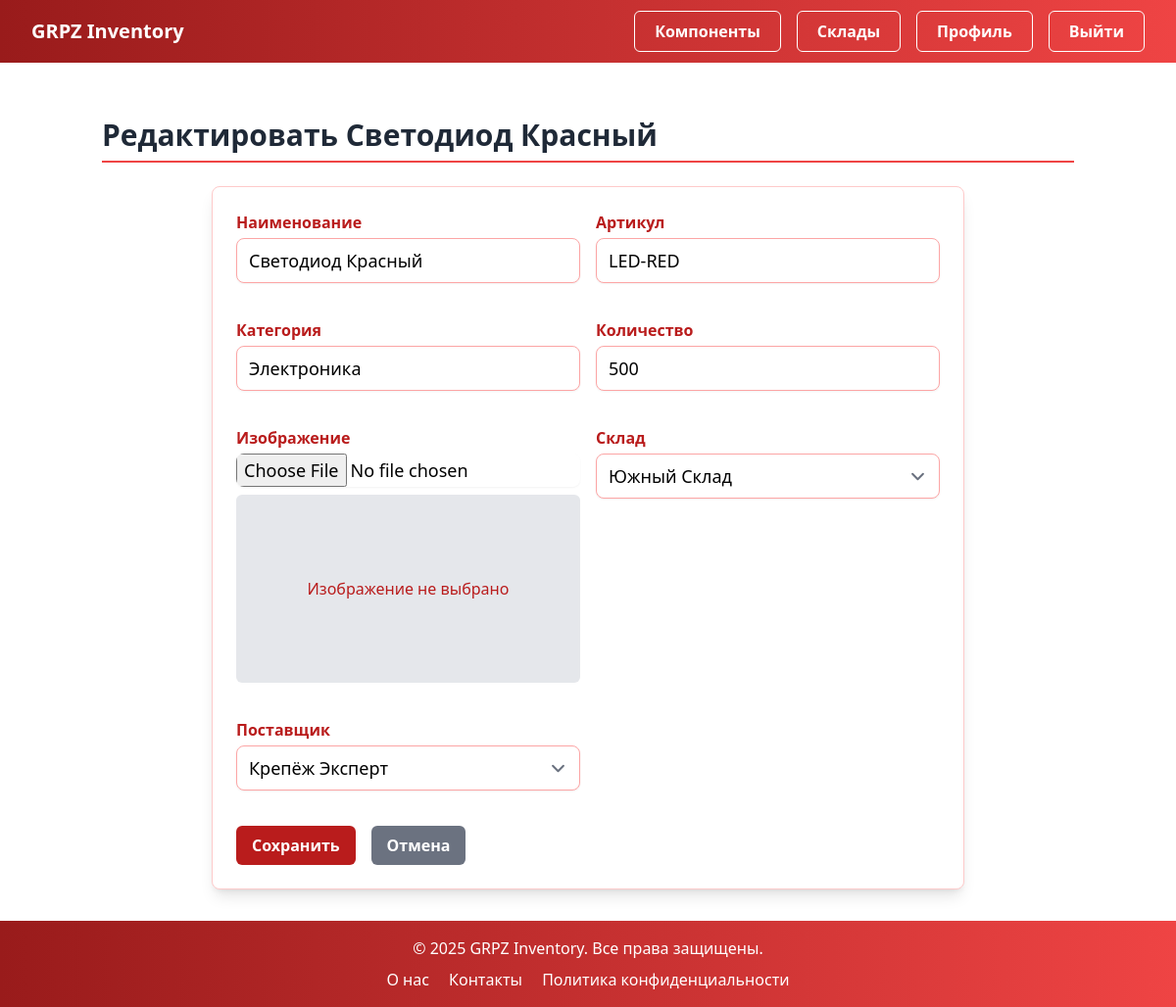
The page /components/5/edit/ (signed in) on the database as committed earlier.
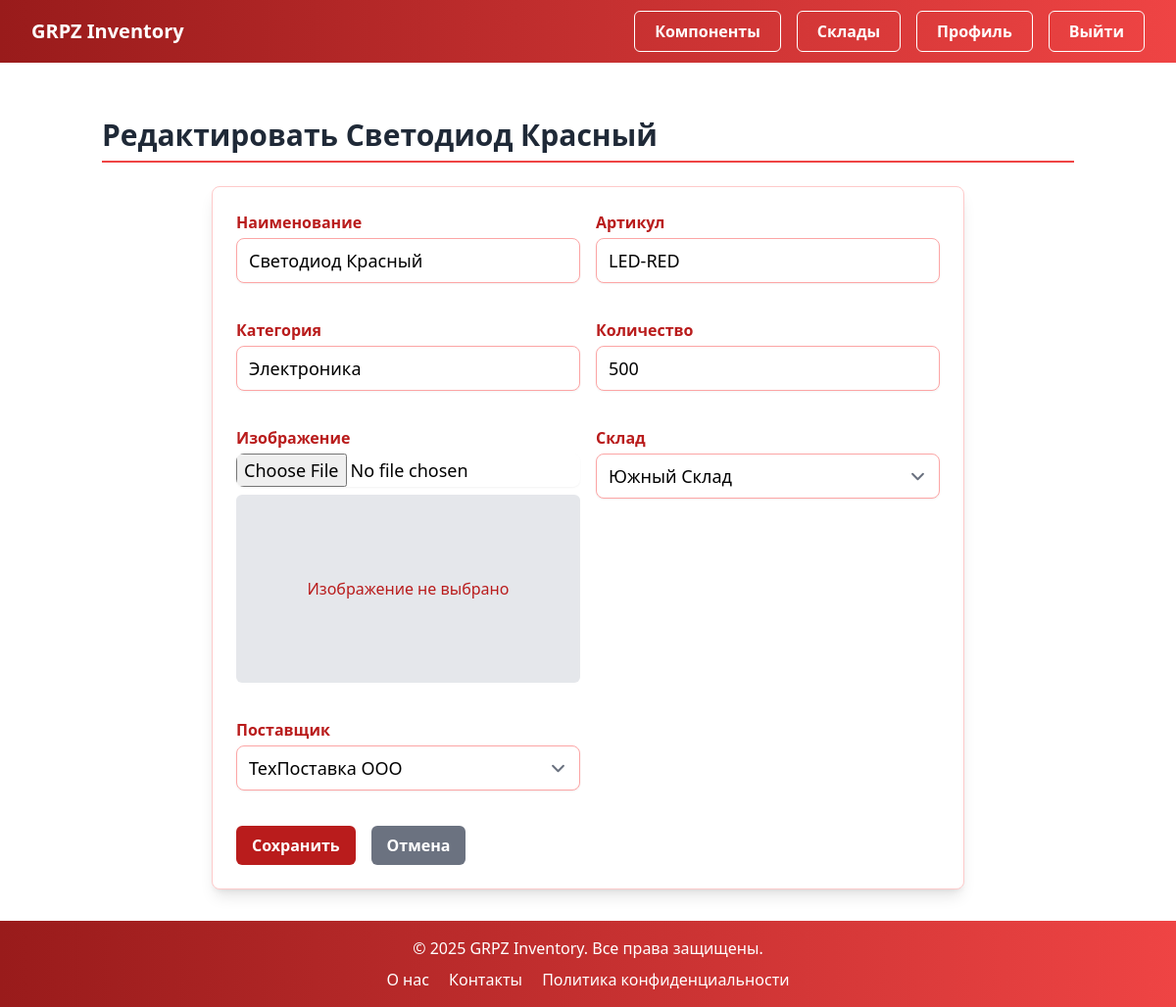
The same page on the database as committed later.
### components/models.py (models this page shows, shortened)
class Component(models.Model):
    name = models.CharField(max_length=255, verbose_name='Наименование')
    part_number = models.CharField(max_length=50, unique=True, verbose_name='Артикул')
    category = models.CharField(max_length=100, blank=True, verbose_name='Категория')
    description = models.TextField(blank=True, verbose_name='Описание')
    unit = models.CharField(max_length=20, default='шт', verbose_name='Единица измерения')
    barcode = models.CharField(max_length=100, unique=True, blank=True, null=True, verbose_name='Штрих-код')
    quantity = models.PositiveIntegerField(default=0, verbose_name='Количество')
    warehouse = models.ForeignKey('warehouses.Warehouse', on_delete=models.CASCADE, verbose_name='Склад')
    supplier = models.ForeignKey('suppliers.Supplier', on_delete=models.SET_NULL, null=True, blank=True, verbose_name='Поставщик')
    created_at = models.DateTimeField(auto_now_add=True, verbose_name='Дата создания')
    updated_at = models.DateTimeField(auto_now=True, verbose_name='Дата обновления')
    image = models.ImageField(upload_to='components/', blank=True, null=True, verbose_name='Изображение')
    class Meta:
        verbose_name = 'Комплектующее'
        verbose_name_plural = 'Комплектующие'

### components/views.py (the view, shortened to what this page needs)
# urls.py: path('<int:pk>/edit/', views.edit_component, name='edit'),  # Новый маршрут для редактирования
@login_required
@user_passes_test(is_clerk)
def edit_component(request, pk):
    component = get_object_or_404(Component, pk=pk)
    form = ComponentForm(instance=component)
    return render(request, 'components/add.html', {'form': form, 'component': component})

### components/views.py (called while the page is built)
def is_clerk(user):
    return user.is_authenticated and user.role in ['warehouse_worker', 'admin']

### suppliers/models.py (called while the page is built)
    def __str__(self):
        return self.name

### warehouses/models.py (called while the page is built)
    def __str__(self):
        return self.name

### components/templates/components/add.html (shortened to what this page needs)
﻿{% extends 'base.html' %}
{% block content %}
<section class="container mx-auto px-4 py-8">
    <div class="mb-6">
        <h2 class="border-b-2 border-red-500 pb-2 text-3xl font-bold text-gray-800">
            {% if component %}
            Редактировать {{ component.name }}
            {% else %}
            Добавить компонент
            {% endif %}
        </h2>
    </div>
    <div class="mx-auto max-w-3xl">
        <div class="rounded-lg border border-red-200 bg-white p-6 shadow-lg">
            <form id="component-form" method="post" enctype="multipart/form-data">
                <div class="mb-4 grid grid-cols-1 gap-4 md:grid-cols-2">
                    {% for field in form %}
                    <div class="mb-4">
                        <label for="{{ field.id_for_label }}" class="mb-1 block font-semibold text-red-700">
                            {{ field.label }}
                        </label>
                        {% if field.name == 'image' %}
                        <div class="relative">
                            {{ field }}
                            <div id="image-preview" class="mt-2 flex h-48 w-full items-center justify-center rounded-md bg-gray-200">
                                {% if component.image %}
                                <img src="{{ component.image.url }}" alt="Preview" class="h-full w-full rounded-md object-contain">
                                {% else %}
                                <span class="text-red-700">Изображение не выбрано</span>
                                {% endif %}
                            </div>
                        </div>
                        {% else %}
                        {{ field }}
                        {% endif %}
                    </div>
                    {% endfor %}
                </div>
                <div class="flex gap-4">
                    <button type="submit" class="rounded-md bg-red-700 px-4 py-2 font-semibold text-white transition hover:bg-red-800">
                        {% if component %}Сохранить{% else %}Добавить{% endif %}
                    </button>
                    <a href="{% url 'components:component_list' %}" class="rounded-md bg-gray-500 px-4 py-2 font-semibold text-white transition hover:bg-gray-600">
                        Отмена
                    </a>
                </div>
            </form>
        </div>
    </div>
</section>
{% endblock %}

Rows that differ between the two databases and show on the page:
changed Component "Светодиод Красный": supplier "Крепёж Эксперт" → "ТехПоставка ООО"
